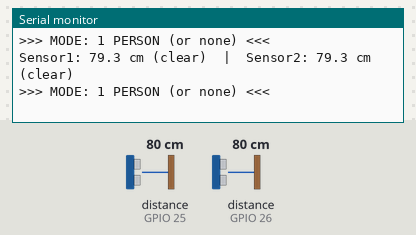
A sketch run on a simulated ESP32. On the bench: the last lines printed to the serial monitor. Wiring (inferred from the names in the program): 2 × ultrasonic range finder: trigger GPIO 21, echo GPIO 25 / trigger GPIO 22, echo GPIO 26. Inputs (shaded band) come from the test bench; at power-on: distance to the obstacle (sensors on GPIO 25, GPIO 26) 80 cm. The echo pulse lasts 58.3 µs per cm.

Above: at 1.2 s.
1.3 s: distance to the obstacle (sensor on GPIO 25) set to 2 cm
At 1.65 s:
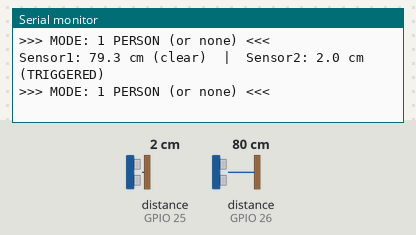
3.2 s: distance to the obstacle (sensor on GPIO 26) set to 2 cm
At 3.52 s:
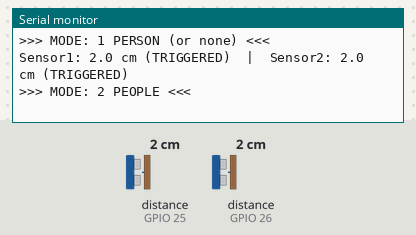
4.8 s: distance to the obstacle (sensor on GPIO 25) set to 60 cm
At 4.94 s:
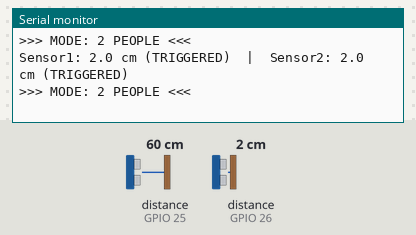
6.6 s: distance to the obstacle (sensor on GPIO 26) set to 4 cm
At 6.8 s:
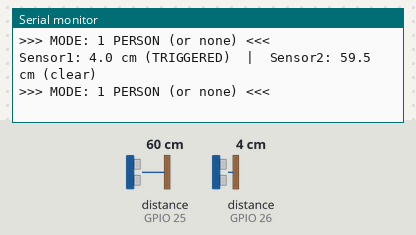

The sketch:

UltrasonicTest.ino
```cpp
// HC-SR04 dual ultrasonic sensor test for ESP32
#include <Arduino.h>
// Sensor 1: Trig=22, Echo=26
// Sensor 2: Trig=21, Echo=25

#define TRIG1 22
#define ECHO1 26
#define TRIG2 21
#define ECHO2 25

// Distance threshold in cm — object closer than this counts as "triggered"
#define TRIGGER_DISTANCE_CM 50

// Timeout for pulseIn in microseconds (matches ~4m max range)
#define PULSE_TIMEOUT 23200

float measureDistance(int trigPin, int echoPin) {
  digitalWrite(trigPin, LOW);
  delayMicroseconds(2);
  digitalWrite(trigPin, HIGH);
  delayMicroseconds(10);
  digitalWrite(trigPin, LOW);

  long duration = pulseIn(echoPin, HIGH, PULSE_TIMEOUT);
  if (duration == 0) return -1.0; // timeout = no echo = out of range
  return duration * 0.034 / 2.0;
}

void setup() {
  Serial.begin(115200);
  pinMode(TRIG1, OUTPUT);
  pinMode(ECHO1, INPUT);
  pinMode(TRIG2, OUTPUT);
  pinMode(ECHO2, INPUT);
  Serial.println("Ultrasonic sensor test starting...");
}

void loop() {
  float dist1 = measureDistance(TRIG1, ECHO1);
  float dist2 = measureDistance(TRIG2, ECHO2);

  bool sensor1Triggered = (dist1 > 0 && dist1 < TRIGGER_DISTANCE_CM);
  bool sensor2Triggered = (dist2 > 0 && dist2 < TRIGGER_DISTANCE_CM);

  Serial.printf("Sensor1: %.1f cm (%s)  |  Sensor2: %.1f cm (%s)\n",
    dist1, sensor1Triggered ? "TRIGGERED" : "clear",
    dist2, sensor2Triggered ? "TRIGGERED" : "clear");

  if (sensor1Triggered && sensor2Triggered) {
    Serial.println(">>> MODE: 2 PEOPLE <<<");
  } else {
    Serial.println(">>> MODE: 1 PERSON (or none) <<<");
  }

  delay(200);
}
```

Measured:
- after the input at 1.3 s, the serial monitor: prints a new line after 0.19 s (image 1)
- after the input at 3.2 s, the serial monitor: prints a new line after 0.16 s (image 2)
- after the input at 6.6 s, the serial monitor: prints a new line at once (image 4)
